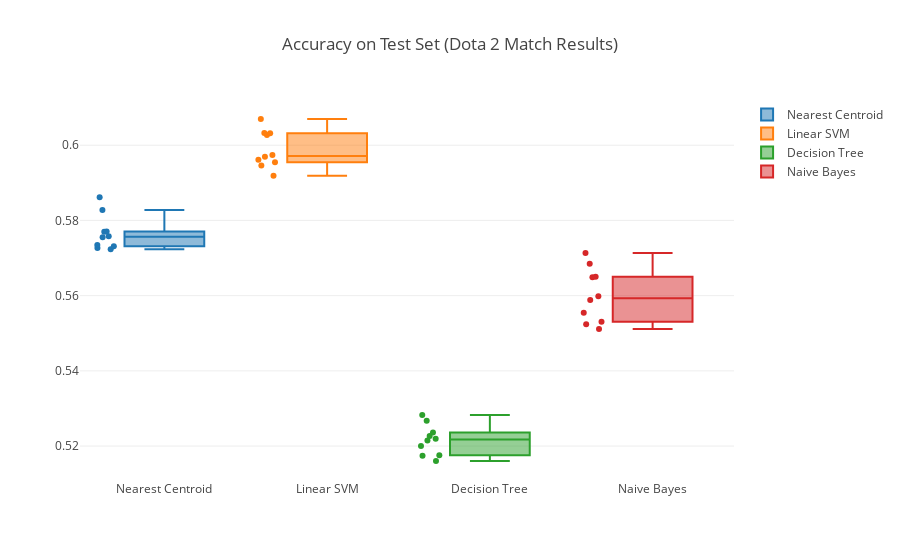

This figure's notebook cell:
### Code cell
import plotly.io as pio
traces = []
for clf_name in names:
    traces.append(go.Box(
        y=cl_scores[clf_name]['test_score'],
        boxpoints='all',
        name=clf_name
    ))
    
layout = go.Layout(title="Accuracy on Test Set (Dota 2 Match Results)")
    
fig=go.Figure(data=traces, layout=layout)

py.iplot(fig)
pio.write_image(fig, 'fig1.pdf')

### Figure 1 — Plotly figure (JSON) as saved in the notebook; plotly's stock layout.template omitted (floating-point values rounded to 4 significant figures)
{"data": [{"boxpoints": "all", "name": "Nearest Centroid", "type": "box", "uid": "8ea6b90a-7912-4507-af77-f7255776f36e", "y": [0.5755, 0.5771, 0.5727, 0.5724, 0.5731, 0.5734, 0.5862, 0.5758, 0.577, 0.5828]}, {"boxpoints": "all", "name": "Linear SVM", "type": "box", "uid": "24e39c65-6f48-4851-89e8-c68c428cb020", "y": [0.5962, 0.5969, 0.6032, 0.5955, 0.5919, 0.5974, 0.6027, 0.5946, 0.607, 0.6032]}, {"boxpoints": "all", "name": "Decision Tree", "type": "box", "uid": "d74cbba9-92ba-46bd-a9a4-9b04ccbca215", "y": [0.5227, 0.5268, 0.516, 0.522, 0.5174, 0.5175, 0.5236, 0.52, 0.5215, 0.5283]}, {"boxpoints": "all", "name": "Naive Bayes", "type": "box", "uid": "858df389-4210-4fef-9c8a-1f34c968784c", "y": [0.5555, 0.5649, 0.565, 0.5598, 0.553, 0.5511, 0.5685, 0.5524, 0.5588, 0.5714]}], "layout": {"title": "Accuracy on Test Set (Dota 2 Match Results)"}}
